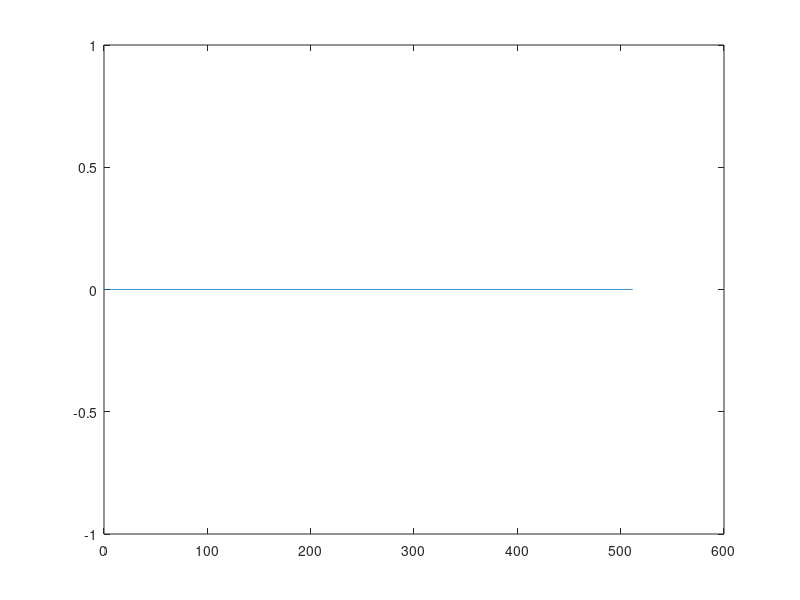

Write the MATLAB code that produced this figure. (Note: this script raises an error after producing the figure.)
% Building a code to calculate the fiicient k by plotting the indexes based on bandwidth
%NOTE: please load the effi_k array before executing this code.
%step 1 is to generate a signal
L=2000000;                                                                  %MAXIMUM bandwidth of the transmitted signal.
fc1=input('enter lower bandwidth of transmitted signal \n');
fc2=input('enter upper bandwidth of transmitted signal \n');
fs_temp=4000000;                                                            %SAMPLING RATE of transmitted signal. 2*L.
	x=randn(1,L);
	b=1;a=1;
	if fc1==0 & fc2 < .5*fs_temp
		[b,a]=butter(8,(2/fs_temp)*fc2);
	end
	if fc1>0 & fc2<.5*fs_temp
		[b,a]=butter(4,(2/fs_temp)*[fc1,fc2]);
	end
	if fc1>0 & fc2 >.49*fs_temp
		[b,a]=butter(4,(2/fs_temp)*fc1,'high');
    end	
	tx=filter(b,a,x);                                                       %Transmitted singal Represented by Tx.
    fs=1024;                                                                %SAMPLING RATE of the cognitive radio / Energy Detector.
    snr=10;                                                                 %Desired Signal to Noise Ratio
    
    y=awgn(tx,snr,'measured');                                              %Adding AWGN to the signal and assuming y to be received signal.
    
    % step 2 finding fft
    
    nfft=2048;                                                              %number of fft points
    Y=fft(y,nfft);                                                          %Frequency domain representation of y represented as Y.
    Y=Y(1:nfft/2);                                                          %taking only first half of the output FFT.
    mx=abs(Y);
    f=(0:nfft/2-1)*fs/nfft;                                                 %frequency axis
    figure(1),plot(f,mx);                                                   %Frequency Spectrum of Received Signal.
    
    %step 3 threshold detection
     for i=1:(nfft/2)
     mx(i)=power(mx(i),2);                                                  %Finding energy of FFT bins
     end   
     k=0;
    estimated_ratio=zeros(1,100);
    final_k=0;
    for index=1:100
        k=effi_k(index);                                                    %Choosing a K value from the effi_K reference array
        sum=0;
        for i=1:(nfft/2)
            sum=sum+mx(i);                                                  %Finding sum of energies of all FFT bins.
        end
        mean=sum/(nfft/2);                                                  %Finding mean energy of the signal
        var=0;
        sigma=0;
        for i=1:(nfft/2)
            temp=mx(i)-mean;
            temp=power(temp,2);
            var=var+temp;                                                   %Finding variance of each bin.
        end
        var=var/(nfft/2);
        sigma=sqrt(var);                                                    %Finding standard Deviation of the singal.
        const=zeros(1,(nfft/2));
        th=mean+(k*sigma);                                                  %Computing threshold using image binarization formula.
        for i=1:(nfft/2)
            if (mx(i)<th)
                const(i)=0;                                                 %Computing the Decision metric.
            else const(i)=1;
            end
        end

%step 4 calculating efficient K
        
        count_estimated_flag_1=0;
        for i=1:(nfft/2)
            if const(i)==1
                count_estimated_flag_1=count_estimated_flag_1+1;            %Counting number of bins that have been detected as a primary user
            end
        end
        
        estimated_ratio(index)=(count_estimated_flag_1/(nfft/2))*100;       %Estimating the ratio of frequency identified to belong to a primary user.
        estimated_ratio(index)=int32(estimated_ratio(index));

    end
    axis=zeros(1,100);
    for index=1:100
    axis(index)=index;
    end
   
  figure(3), plot(estimated_ratio);
   hold on;
  figure(3), plot(axis);
   final_i=0;
   error=100;
   for i=1:50                                                               %Estimating the actual K Value which should be used based on error correction
       if abs(estimated_ratio(i)-i) < error
           error=abs(estimated_ratio(i)-i);                                 %Note: The error correction works only when the ratio is less than 50%
           final_i=i;
       end
   end
  final_k=effi_k(final_i)                                                   %Final K to be used
  final_i                                                                   %Final occupancy ratio of the detected singal.
